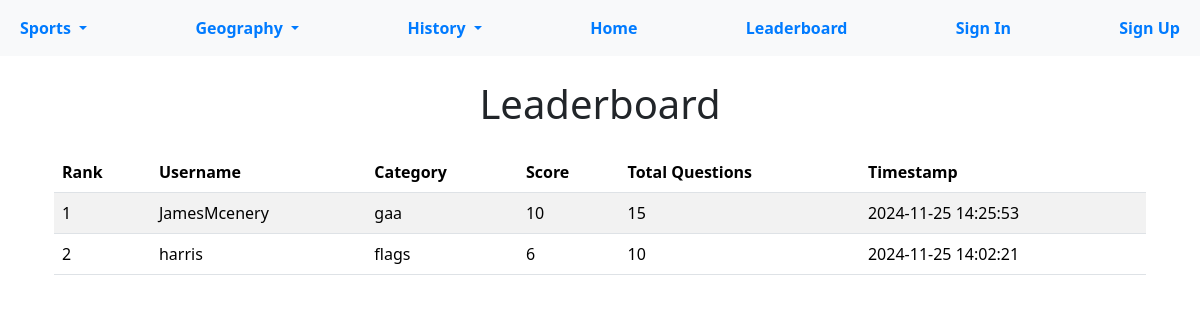
The page /leaderboard on the database as committed earlier.
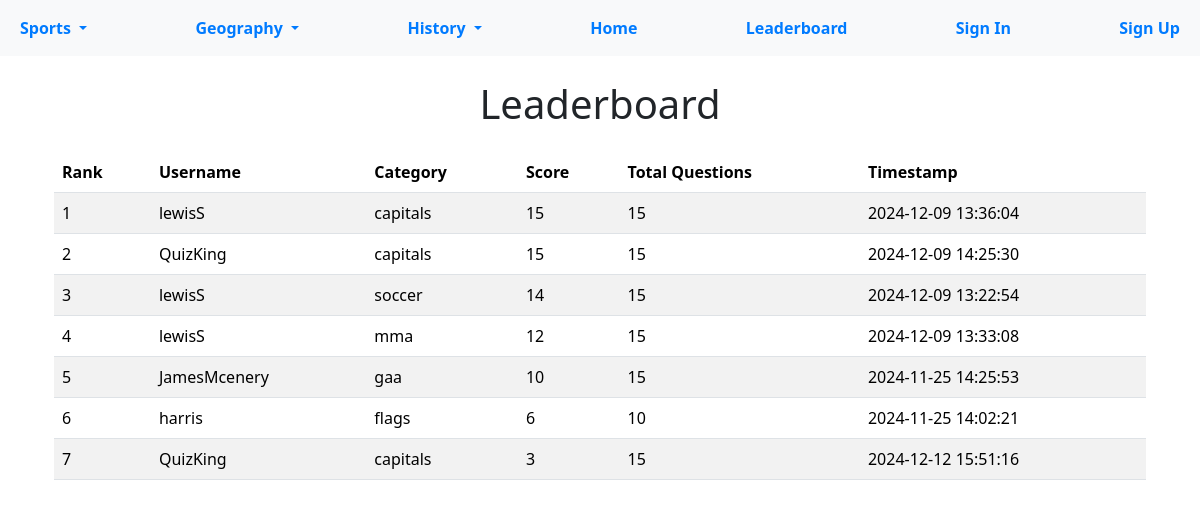
The same page on the database as committed later.
### tables this page shows
CREATE TABLE quiz_results (
    id INTEGER PRIMARY KEY AUTOINCREMENT,
    user_id INTEGER NOT NULL,
    category TEXT NOT NULL,
    score INTEGER NOT NULL,
    total_questions INTEGER NOT NULL,
    date TIMESTAMP DEFAULT CURRENT_TIMESTAMP,
    FOREIGN KEY (user_id) REFERENCES users(id)
);

CREATE TABLE users (
    id INTEGER PRIMARY KEY AUTOINCREMENT,
    username TEXT NOT NULL UNIQUE,
    password TEXT NOT NULL
);

### main.py (the view)
@app.route('/leaderboard')
def leaderboard():
    db = get_db()
    cursor = db.cursor()
    cursor.execute("""
        SELECT users.username, quiz_results.category, quiz_results.score, quiz_results.total_questions, quiz_results.date
        FROM quiz_results
        JOIN users ON quiz_results.user_id = users.id
        ORDER BY quiz_results.score DESC, quiz_results.category
    """)
    leaderboard_data = cursor.fetchall()
    return render_template('leaderboard.html', leaderboard_data=leaderboard_data, title="Leaderboard")

### main.py (called while the page is built)
def get_db():
    db = getattr(g, '_database', None)
    if db is None:
        db = sqlite3.connect(db_location)
        g._database = db
    return db

@app.teardown_appcontext
def close_db_connection(exception):
    db = getattr(g, '_database', None)
    if db is not None:
        db.close()

### templates/leaderboard.html
{% extends "base.html" %}
{% block content %}
    <h1 class="text-center mb-4">Leaderboard</h1>
    <div class="container">
        <table class="table table-striped">
            <thead>
                <tr>
                    <th scope="col">Rank</th>
                    <th scope="col">Username</th>
                    <th scope="col">Category</th>
                    <th scope="col">Score</th>
                    <th scope="col">Total Questions</th>
                    <th scope="col">Timestamp</th>
                </tr>
            </thead>
            <tbody>
                {% for result in leaderboard_data %}
                    <tr>
                        <td>{{ loop.index }}</td>
                        <td>{{ result[0] }}</td>
                        <td>{{ result[1] }}</td>
                        <td>{{ result[2] }}</td>
                        <td>{{ result[3] }}</td>
                        <td>{{ result[4] }}</td>
                    </tr>
                {% endfor %}
            </tbody>
        </table>
    </div>
{% endblock %}

### templates/base.html (shortened to what this page needs)
<!DOCTYPE html>
<html lang="en">
<head>
    <link href="{{ url_for('static', filename='css/bootstrap.min.css') }}" rel="stylesheet">
    <link href="{{ url_for('static', filename='css/styles.css') }}" rel="stylesheet">
</head>
<body>
    <nav class="navbar navbar-expand-lg navbar-light bg-light">
        <div class="container-fluid">
            <div class="navbar-nav w-100 justify-content-between">
                <div class="nav-item dropdown">
                    <a class="nav-link dropdown-toggle text-lightblue" href="#" id="sportsDropdown" role="button" data-bs-toggle="dropdown" aria-expanded="false">
                        Sports
                    </a>
                </div>
                <div class="nav-item dropdown">
                    <a class="nav-link dropdown-toggle text-lightblue" href="#" id="geographyDropdown" role="button" data-bs-toggle="dropdown" aria-expanded="false">
                        Geography
                    </a>
                </div>
                <div class="nav-item dropdown">
                    <a class="nav-link dropdown-toggle text-lightblue" href="#" id="historyDropdown" role="button" data-bs-toggle="dropdown" aria-expanded="false">
                        History
                    </a>
                </div>
                <a class="nav-link text-lightblue" href="/home">Home</a>
                <a class="nav-link text-lightblue" href="/leaderboard">Leaderboard</a>
                {% if session.get('user_id') %}
                    <span class="nav-link text-success">Welcome, {{ session['username'] }}!</span>
                    <a class="nav-link text-lightblue" href="{{ url_for('signout') }}">Sign Out</a>
                {% else %}
                    <a class="nav-link text-lightblue" href="{{ url_for('signin') }}">Sign In</a>
                    <a class="nav-link text-lightblue" href="{{ url_for('signup') }}">Sign Up</a>
                {% endif %}
            </div>
        </div>
    </nav>
    <div class="container mt-4">
        {% block content %}{% endblock %}
    </div>
</body>
</html>

### static/css/styles.css (style rules this page uses)
.navbar-nav .nav-link { color: #007bff !important; font-weight: bold; }

Rows that differ between the two databases and show on the page:
added quiz_results: username "lewisS", category "capitals", score "15", total_questions "15", date "2024-12-09 13:36:04"
added quiz_results: username "QuizKing", category "capitals", score "15", total_questions "15", date "2024-12-09 14:25:30"
added quiz_results: username "lewisS", category "soccer", score "14", total_questions "15", date "2024-12-09 13:22:54"
added quiz_results: username "lewisS", category "mma", score "12", total_questions "15", date "2024-12-09 13:33:08"
added quiz_results: username "QuizKing", category "capitals", score "3", total_questions "15", date "2024-12-12 15:51:16"
